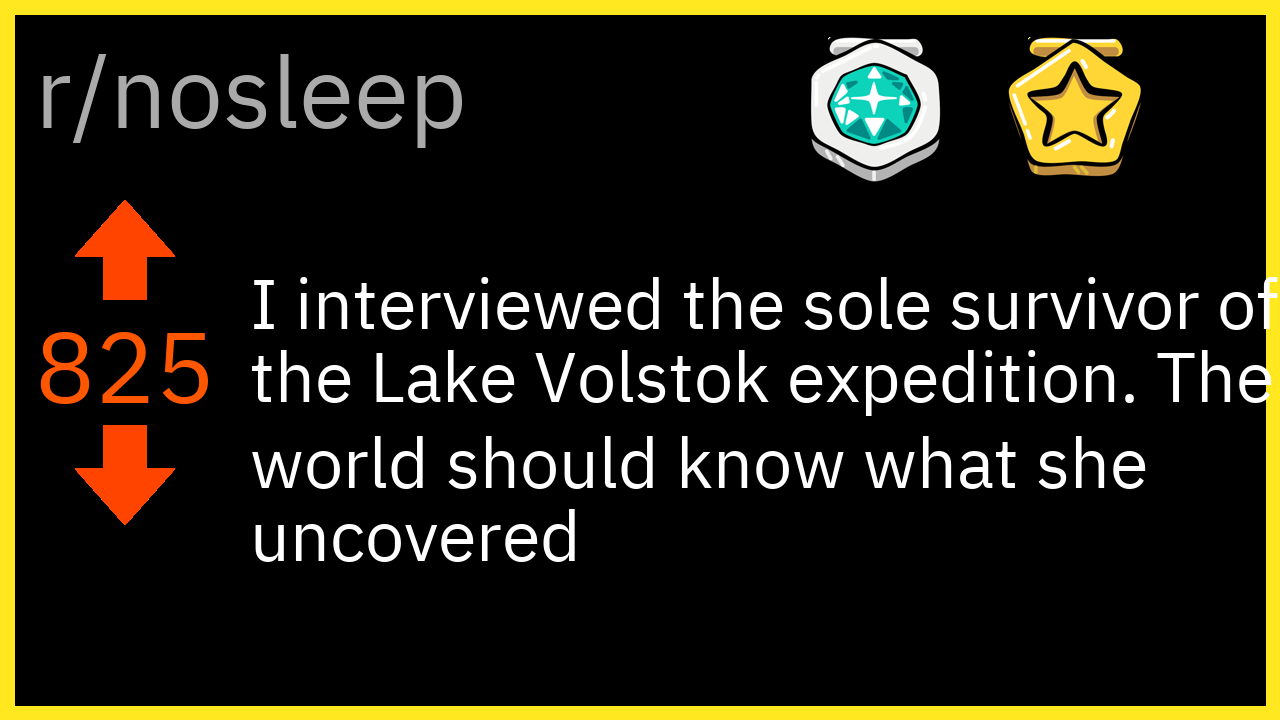

The Python source for this figure:
from PIL import Image, ImageDraw, ImageFont
import textwrap
import requests
import colorsys
import random
import io

default_size = (1280, 720)

upvote_im = Image.open('assets/upvote.png')
upvote_im = upvote_im.resize((100, 100))

downvote_im = upvote_im.rotate(180)

gold_im = Image.open('assets/gold.png')
gold_im = gold_im.resize((150, 150))

platinum_im = Image.open('assets/platinum.png')
platinum_im = platinum_im.resize((150, 150))

ibm_plex_sans_url = 'https://github.com/IBM/plex/blob/master/IBM-Plex-Sans/fonts/complete/ttf/IBMPlexSans-Regular.ttf?raw=true'


def random_rainbow():
	h, s, l = random.random(), 0.5 + random.random() / 2.0, 0.4 + random.random() / 5.0
	r, g, b = [int(256 * i) for i in colorsys.hls_to_rgb(h, l, s)]
	return (r, g, b)


def load_font(url, size):
	font_data = requests.get(font_url).content
	font_raw = io.BytesIO(font_data)

	font = ImageFont.truetype(font_raw, size)
	return font


fonts = {
	'title': (
		ibm_plex_sans_url,
		100
	),
	'title2': (
		ibm_plex_sans_url,
		70
	),
}

for font_name in dict(fonts):
	font_url, font_size = fonts[font_name]
	font = load_font(font_url, font_size)
	fonts[font_name] = font


def wrap_text(text, line_length, font=None):
	output = ''
	current_line_length = 0

	font = fonts['title']

	for word in text.split(' '):
		word = word + ' '
		word_length = font.getsize(word)[0]
		new_line_length = current_line_length + word_length
		if '\n' in word:
			current_line_length = 0
		while word_length > line_length:
			output += word[:30] + '\n'
			word = word[30:]
			word_length = font.getsize(word)[0]
		if new_line_length > line_length:
			output = output.strip()
			output += '\n'
			current_line_length = 0
		current_line_length += font.getsize(word)[0]
		output += word.lstrip(' ')
	return output.strip()


def generate_thumbnail(post):
	title = post['title']
	border_color = random_rainbow()
	im = Image.new('RGB', default_size)

	draw = ImageDraw.Draw(im)

	outline_width = 15
	im_width, im_height = im.size

	draw.rectangle(
		[
			0, 0,
			im_width, im_height
		],
		(0, 0, 0),
		border_color,
		width=outline_width
	)

	# title text
	font = fonts['title']

	title_font = fonts['title'] if len(title) < 100 else fonts['title2']

	lines = wrap_text(title, 1000 if len(title) < 100 else 1425, title_font).split('\n')
	total_height = 0
	for line in lines:
		w, h = draw.textsize(line, title_font)
		total_height += h
	text_offset = ((720 - total_height) / 2) + 50

	for line in lines:
		draw.text((250, text_offset), line, fill='white', font=title_font, align='right')
		text_offset += title_font.getsize(line)[1]

	# upvotes
	if post['score'] >= 10000:
		upvote_count = str(int(post['score'] / 1000)) + 'k'
	elif post['score'] >= 1000:
		upvote_count = str(
			int(post['score'] // 100) / 10
		) + 'k'
	else:
		upvote_count = str(post['score'])
	w, h = draw.textsize(upvote_count, font)

	draw.text((125 - w // 2, 300), upvote_count, fill='#FF5700', font=font, align='center')

	# subreddit name
	draw.text((35, 25), post['subreddit_name_prefixed'], fill='#AAAAAA', font=font, align='left')

	# assets
	im.paste(upvote_im, (75, 200))
	im.paste(downvote_im, (75, 425))

	im.paste(platinum_im, (800, 35))
	im.paste(gold_im, (1000, 35))

	im.save('thumbnail.png')

	return im
